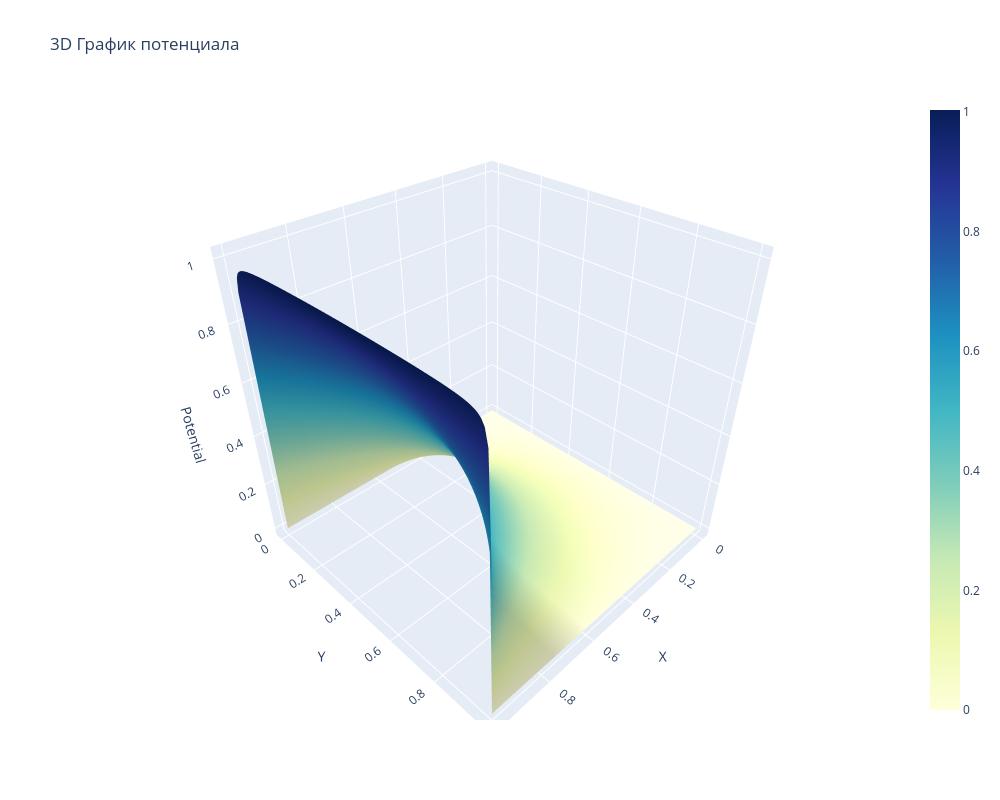

Write notebook code for a chart like this one.
### Code cell
nod_number = 100
U_analit = U_list_analit(nod_number)
plot_potential(U_analit, nod_number)

### Figure 1 — Plotly figure (JSON) as saved in the notebook; plotly's stock layout.template omitted (floating-point values rounded to 4 significant figures; data arrays with more than 128 entries replaced by an {"elided": "..."} marker saying what was removed)
{"data": [{"colorscale": [[0, "rgb(255,255,217)"], [0.125, "rgb(237,248,177)"], [0.25, "rgb(199,233,180)"], [0.375, "rgb(127,205,187)"], [0.5, "rgb(65,182,196)"], [0.625, "rgb(29,145,192)"], [0.75, "rgb(34,94,168)"], [0.875, "rgb(37,52,148)"], [1, "rgb(8,29,88)"]], "type": "surface", "x": {"elided": "100x100 float values"}, "y": {"elided": "100x100 float values"}, "z": {"elided": "100x100 float values"}}], "layout": {"height": 800, "scene": {"xaxis": {"title": {"text": "X"}}, "yaxis": {"title": {"text": "Y"}}, "zaxis": {"title": {"text": "Potential"}}}, "title": {"text": "3D График потенциала"}, "width": 1000}}
